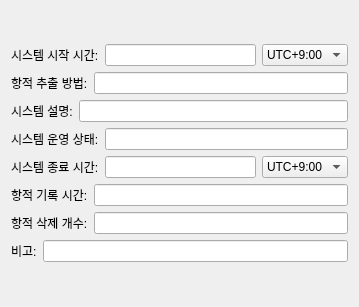
                          <widget class="QWidget" name="AI_EquipmentTraces_user_traces_info_sub__scrollAreaWidgetContents_1">
                           <property name="geometry">
                            <rect>
                             <x>0</x>
                             <y>0</y>
                             <width>359</width>
                             <height>307</height>
                            </rect>
                           </property>
                           <layout class="QGridLayout" name="gridLayout_14">
                            <item row="0" column="0">
                             <layout class="QVBoxLayout" name="AI_EquipmentTraces_user_traces_info_sub__verticalLayout_1">
                              <item>
                               <layout class="QHBoxLayout" name="AI_EquipmentTraces_user_trace_info_system_power_on_time__horizontalLayout_1">
                                <item>
                                 <widget class="QLabel" name="AI_EquipmentTraces_user_trace_info_system_power_on_time__label_1">
                                  <property name="text">
                                   <string>시스템 시작 시간:</string>
                                  </property>
                                 </widget>
                                </item>
                                <item>
                                 <widget class="QLineEdit" name="AI_EquipmentTraces_user_trace_info_system_power_on_time__lineEdit_1"/>
                                </item>
                                <item>
                                 <widget class="QComboBox" name="comboBox_5">
                                  <item>
                                   <property name="text">
                                    <string>UTC+9:00</string>
                                   </property>
                                  </item>
                                 </widget>
                                </item>
                               </layout>
                              </item>
                              <item>
                               <layout class="QHBoxLayout" name="AI_EquipmentTraces_user_trace_info_track_extractopm_description__horizontalLayout_1">
                                <item>
                                 <widget class="QLabel" name="AI_EquipmentTraces_user_trace_info_track_extractopm_description__label_1">
                                  <property name="text">
                                   <string>항적 추출 방법:</string>
                                  </property>
                                 </widget>
                                </item>
                                <item>
                                 <widget class="QLineEdit" name="AI_EquipmentTraces_user_trace_info_track_extractopm_description__lineEdit_1"/>
                                </item>
                               </layout>
                              </item>
                              <item>
                               <layout class="QHBoxLayout" name="AI_EquipmentTraces_user_trace_info_system_description__horizontalLayout_1">
                                <item>
                                 <widget class="QLabel" name="AI_EquipmentTraces_user_trace_info_system_description__label_1">
                                  <property name="text">
                                   <string>시스템 설명:</string>
                                  </property>
                                 </widget>
                                </item>
                                <item>
                                 <widget class="QLineEdit" name="AI_EquipmentTraces_user_trace_info_system_description__lineEdit_1"/>
                                </item>
                               </layout>
                              </item>
                              <item>
                               <layout class="QHBoxLayout" name="AI_EquipmentTraces_user_trace_info_system_operation_status__lhorizontalLayout_1">
                                <item>
                                 <widget class="QLabel" name="AI_EquipmentTraces_user_trace_info_system_operation_status__label_1">
                                  <property name="text">
                                   <string>시스템 운영 상태:</string>
                                  </property>
                                 </widget>
                                </item>
                                <item>
                                 <widget class="QLineEdit" name="AI_EquipmentTraces_user_trace_info_system_operation_status__lineEdit_1"/>
                                </item>
                               </layout>
                              </item>
                              <item>
                               <layout class="QHBoxLayout" name="AI_EquipmentTraces_user_trace_info_system_power_off_time__horizontalLayout_1">
                                <item>
                                 <widget class="QLabel" name="AI_EquipmentTraces_user_trace_info_system_power_off_time__label_1">
                                  <property name="text">
                                   <string>시스템 종료 시간:</string>
                                  </property>
                                 </widget>
                                </item>
                                <item>
                                 <widget class="QLineEdit" name="AI_EquipmentTraces_user_trace_info_system_power_off_time__lineEdit_1"/>
                                </item>
                                <item>
                                 <widget class="QComboBox" name="comboBox_6">
                                  <item>
                                   <property name="text">
                                    <string>UTC+9:00</string>
                                   </property>
                                  </item>
                                 </widget>
                                </item>
                               </layout>
                              </item>
                              <item>
                               <layout class="QHBoxLayout" name="AI_EquipmentTraces_user_trace_info_track_recording_period__horizontalLayout_1">
                                <item>
                                 <widget class="QLabel" name="AI_EquipmentTraces_user_trace_info_track_recording_period__label_1">
                                  <property name="text">
                                   <string>항적 기록 시간:</string>
                                  </property>
                                 </widget>
                                </item>
                                <item>
                                 <widget class="QLineEdit" name="AI_EquipmentTraces_user_trace_info_track_recording_period__lineEdit_1"/>
                                </item>
                               </layout>
                              </item>
                              <item>
                               <layout class="QHBoxLayout" name="AI_EquipmentTraces_user_trace_info_track_deletion_trace__horizontalLayout_1">
                                <item>
                                 <widget class="QLabel" name="AI_EquipmentTraces_user_trace_info_track_deletion_trace__label_1">
                                  <property name="text">
                                   <string>항적 삭제 개수:</string>
                                  </property>
                                 </widget>
                                </item>
                                <item>
                                 <widget class="QLineEdit" name="AI_EquipmentTraces_user_trace_info_track_deletion_trace__lineEdit_1"/>
                                </item>
                               </layout>
                              </item>
                              <item>
                               <layout class="QHBoxLayout" name="AI_EquipmentTraces_user_trace_info_user_trace_notes__horizontalLayout_1">
                                <item>
                                 <widget class="QLabel" name="AI_EquipmentTraces_user_trace_info_user_trace_notes__label_1">
                                  <property name="text">
                                   <string>비고:</string>
                                  </property>
                                 </widget>
                                </item>
                                <item>
                                 <widget class="QLineEdit" name="AI_EquipmentTraces_user_trace_info_user_trace_notes__lineEdit_1"/>
                                </item>
                               </layout>
                              </item>
                             </layout>
                            </item>
                           </layout>
                          </widget>
